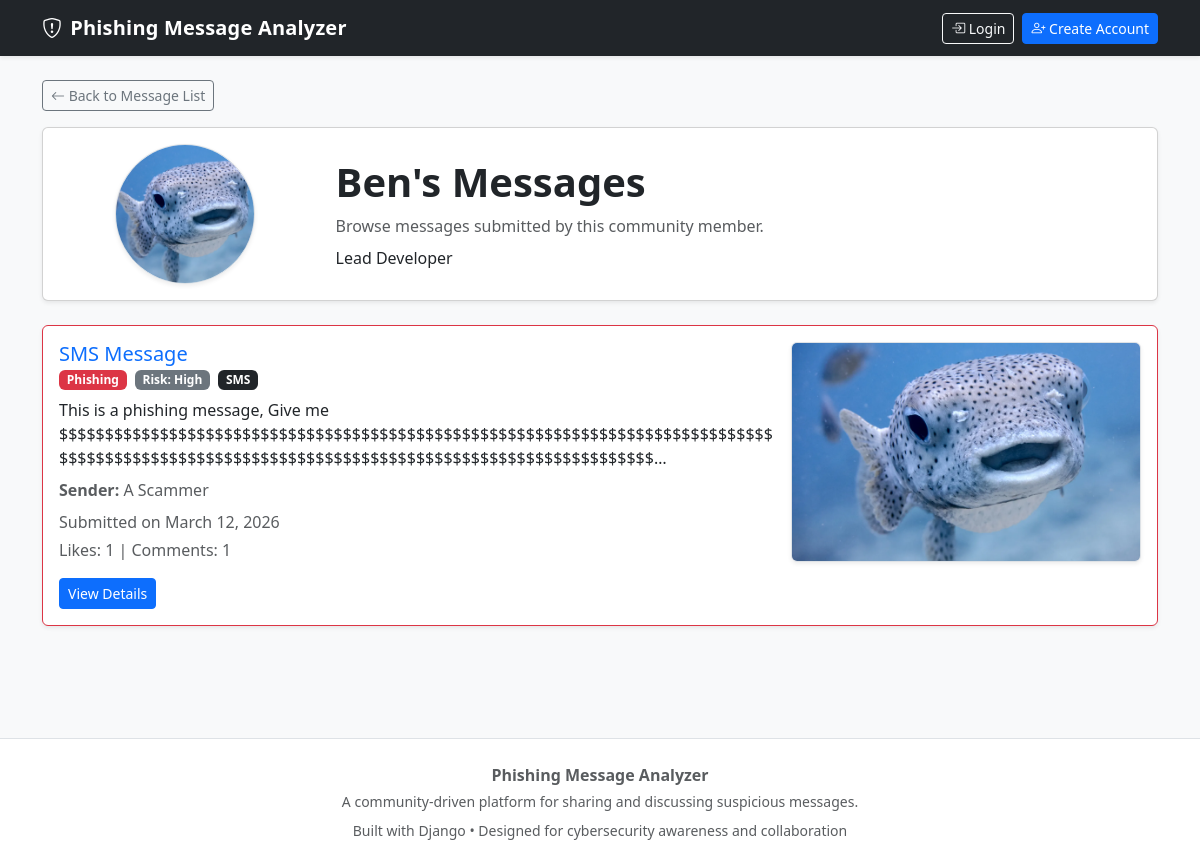
The page /user/Ben/ on the database its author committed.
### analyzer/models.py (models this page shows, shortened)
class UserProfile(models.Model):
    user = models.OneToOneField(User, on_delete=models.CASCADE)
    bio = models.TextField(blank=True)
    profile_image = models.ImageField(upload_to='profile_images/', blank=True, null=True)
    moderation_status = models.CharField(
        max_length=20,
        choices=ModerationStatus.choices,
        default=ModerationStatus.APPROVED,
    )
    moderation_reason = models.TextField(blank=True)
    moderation_score = models.FloatField(default=0.0)
    requires_human_review = models.BooleanField(default=False)

class Message(models.Model):
    MESSAGE_TYPES = [
        ('Email', 'Email'),
        ('SMS', 'SMS'),
    ]
    CLASSIFICATIONS = [
        ('Phishing', 'Phishing'),
        ('Legitimate', 'Legitimate'),
        ('Unsure', 'Unsure'),
    ]
    SUSPECTED_RISK_LEVELS = [
        ('Low', 'Low'),
        ('Medium', 'Medium'),
        ('High', 'High'),
    ]
    user = models.ForeignKey(User, on_delete=models.CASCADE, null=True, blank=True)
    message_content = models.TextField()
    message_type = models.CharField(max_length=10, choices=MESSAGE_TYPES)
    sender = models.CharField(max_length=255, blank=True)
    additional_details = models.TextField(blank=True)
    screenshot = models.ImageField(upload_to='message_screenshots/', blank=True, null=True)
    classification = models.CharField(max_length=20, choices=CLASSIFICATIONS)
    suspected_risk = models.CharField(max_length=10, choices=SUSPECTED_RISK_LEVELS)
    submission_date = models.DateTimeField(auto_now_add=True)
    likes = models.ManyToManyField(User, related_name='liked_messages', blank=True)
    is_approved = models.BooleanField(default=True)
    is_flagged = models.BooleanField(default=False)
    is_removed = models.BooleanField(default=False)
    moderation_status = models.CharField(
        max_length=20,
        choices=ModerationStatus.choices,
        default=ModerationStatus.APPROVED,
    )
    moderation_reason = models.TextField(blank=True)
    moderation_score = models.FloatField(default=0.0)
    requires_human_review = models.BooleanField(default=False)
    image_moderation_status = models.CharField(
        max_length=20,
        choices=ModerationStatus.choices,
        default=ModerationStatus.APPROVED,
    )
    image_moderation_reason = models.TextField(blank=True)
    pii_scan_status = models.CharField(
        max_length=20,
        choices=ModerationStatus.choices,
        default=ModerationStatus.APPROVED,
    )
    pii_detected = models.BooleanField(default=False)
    pii_review_required = models.BooleanField(default=False)
    pii_notes = models.TextField(blank=True)

### analyzer/views.py (the view)
# urls.py: path('user/<str:username>/', views.user_messages, name='user_messages'),
def user_messages(request, username):
    user = get_object_or_404(User, username=username)
    profile, created = UserProfile.objects.get_or_create(user=user)
    user_posts = Message.objects.filter(
        user=user,
        is_removed=False,
        moderation_status=ModerationStatus.APPROVED
    ).order_by('-submission_date')
    context = {
        'profile_user': user,
        'profile': profile,
        'user_posts': user_posts
    }
    return render(request, 'analyzer/user_messages.html', context)

### analyzer/templates/analyzer/user_messages.html (shortened to what this page needs)
{% extends "analyzer/base.html" %}
{% block content %}
<div class="d-flex justify-content-between align-items-center flex-wrap gap-2 mb-3">
    <a href="{% url 'message_list' %}" class="btn btn-outline-secondary btn-sm">
        <i class="bi bi-arrow-left"></i> Back to Message List
    </a>
</div>
<div class="card shadow-sm mb-4">
    <div class="card-body">
        <div class="row g-4 align-items-center">
            <div class="col-md-3 text-center">
                {% if profile.profile_image %}
                    <img src="{{ profile.profile_image.url }}" alt="Profile image"
                         class="img-fluid rounded-circle border shadow-sm"
                         style="width: 140px; height: 140px; object-fit: cover;">
                {% else %}
                    <div class="rounded-circle border bg-light d-inline-flex align-items-center justify-content-center shadow-sm"
                         style="width: 140px; height: 140px;">
                        <i class="bi bi-person fs-1 text-muted"></i>
                    </div>
                {% endif %}
            </div>
            <div class="col-md-9">
                <h1 class="fw-bold mb-2">{{ profile_user.username }}'s Messages</h1>
                <p class="text-muted mb-2">Browse messages submitted by this community member.</p>
                <p class="mb-0">
                    {% if profile.bio %}
                        {{ profile.bio }}
                    {% else %}
                        <span class="text-muted">This user has not added a bio yet.</span>
                    {% endif %}
                </p>
            </div>
        </div>
    </div>
</div>
{% for message in user_posts %}
    <div class="card shadow-sm mb-3 message-card
    {% if message.classification == 'Phishing' %}border-danger
    {% elif message.classification == 'Legitimate' %}border-success
    {% else %}border-warning
    {% endif %}">
        <div class="card-body">
            <div class="row g-3 align-items-start">
                <div class="{% if message.screenshot %}col-md-8{% else %}col-12{% endif %}">
                    <h5 class="card-title mb-1">
                        <a href="{% url 'message_detail' message.id %}" class="text-decoration-none">
                            {{ message.message_type }} Message
                        </a>
                    </h5>
                    <div class="mb-2 d-flex flex-wrap gap-2">
                        {% if message.classification == "Phishing" %}
                            <span class="badge bg-danger">Phishing</span>
                        {% elif message.classification == "Legitimate" %}
                            <span class="badge bg-success">Legitimate</span>
                        {% else %}
                            <span class="badge bg-warning text-dark">Unsure</span>
                        {% endif %}
                        <span class="badge bg-secondary">Risk: {{ message.suspected_risk }}</span>
                        <span class="badge bg-dark">{{ message.message_type }}</span>
                    </div>
                    <p class="card-text mb-2">
                        {{ message.message_content|truncatechars:180 }}
                    </p>
                    {% if message.sender %}
                        <p class="text-muted mb-2">
                            <strong>Sender:</strong> {{ message.sender }}
                        </p>
                    {% endif %}
                    <p class="text-muted mb-1">
                        Submitted on {{ message.submission_date|date:"F j, Y" }}
                    </p>
                    <p class="text-muted mb-3">
                        Likes: {{ message.likes.count }} | Comments: {{ message.comments.count }}
                    </p>
                    <div class="d-flex gap-2 flex-wrap">
                        <a href="{% url 'message_detail' message.id %}" class="btn btn-primary btn-sm">
                            View Details
                        </a>
                    </div>
                </div>
                {% if message.screenshot %}
                <div class="col-md-4 text-center">
                    <a href="{% url 'message_detail' message.id %}">
                        <img src="{{ message.screenshot.url }}"
                            alt="Message screenshot"
                            class="img-fluid rounded border shadow-sm"
                            style="max-height:220px;width:100%;object-fit:cover;">
                    </a>
                </div>
                {% endif %}
            </div>
        </div>
    </div>
{% empty %}
    <div class="alert alert-secondary shadow-sm">
        This user has not submitted any messages yet.
    </div>
{% endfor %}
{% endblock %}

### analyzer/templates/analyzer/base.html (style rules this page uses)
body { background-color: #f8f9fa; }
.message-card { transition: all 0.15s ease-in-out; }

### rows shown on the page
UserProfile: profile_image (picture), bio "Lead Developer"
Message: message_type "SMS", classification "Phishing", suspected_risk "High", message_content "This is a phishing message, Give me $$$$$$$$$$$$$$$$$$$$$$$$$$$$$$$$$$$$$$$$$$$$$$$$$$$$$$$$$$$$$$$$$$$$$$$$$$$$$$$$$$$$$$$$$$$$$$$$$$$$$$$$$$$$$$$$$$$$$$$$$$$$$$$$$$$$$$$$$$$$$$$…", sender "A Scammer", submission_date "March 12, 2026", likes.count "1", comments.count "1", screenshot (picture)

### other values the page prints
{{ profile_user.username }} "Ben"
